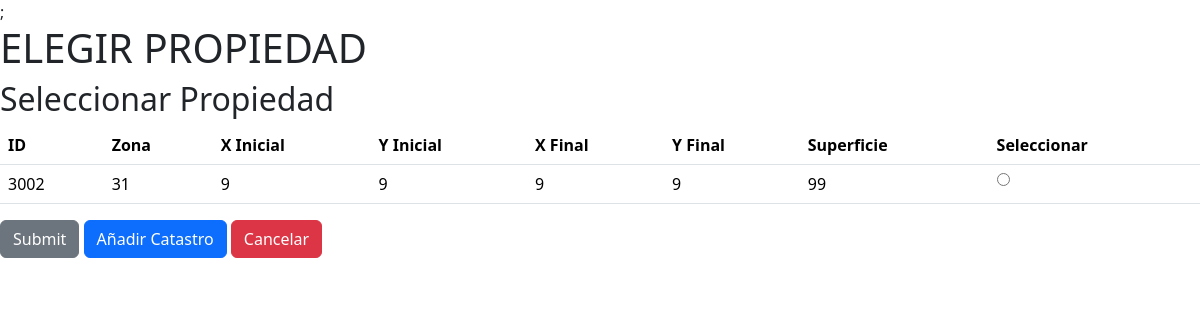
Screenshot of /2/con_fun/seleccionar.php?ci=0000 with the database file from the repository.
### tables this page shows
CREATE TABLE `catastro` (
  `id` varchar(15) NOT NULL,
  `zona` varchar(50) NOT NULL,
  `x_ini` varchar(20) NOT NULL,
  `y_ini` varchar(20) NOT NULL,
  `x_fin` varchar(20) NOT NULL,
  `y_fin` varchar(20) NOT NULL,
  `superficie` varchar(20) NOT NULL,
  `ci` varchar(20) NOT NULL,
  `distrito` varchar(50) NOT NULL
);

### 2/con_fun/seleccionar.php (the view, shortened to what this page needs)
<?php
include("../con_bd.php");
$ci = $_GET["ci"];
$sql_catastro = "SELECT * FROM catastro WHERE ci = '$ci'";
$resultado_catastro = $conn->query($sql_catastro);
?>
<html>
<head>
    <link href="https://cdn.jsdelivr.net/npm/bootstrap@5.3.3/dist/css/bootstrap.min.css" rel="stylesheet">
</head>
<body>
    <h1>ELEGIR PROPIEDAD</h1>
    <form action="editar.php" method="GET">
        <h2>Seleccionar Propiedad</h2>
        <table class="table">
            <thead>
                <tr>
                    <th>ID</th>
                    <th>Zona</th>
                    <th>X Inicial</th>
                    <th>Y Inicial</th>
                    <th>X Final</th>
                    <th>Y Final</th>
                    <th>Superficie</th>
                    <th>Seleccionar</th>
                </tr>
            </thead>
            <tbody>
                <?php if ($resultado_catastro->num_rows > 0): ?>
                    <?php while ($row = $resultado_catastro->fetch_assoc()): ?>
                        <tr>
                            <td><?php echo $row['id']; ?></td>
                            <td><?php echo $row['zona']; ?></td>
                            <td><?php echo $row['x_ini']; ?></td>
                            <td><?php echo $row['y_ini']; ?></td>
                            <td><?php echo $row['x_fin']; ?></td>
                            <td><?php echo $row['y_fin']; ?></td>
                            <td><?php echo $row['superficie']; ?></td>
                            <td>
                                <input type="radio" name="id_catastro" value="<?php echo $row['id']; ?>" required>
                            </td>
                        </tr>
                    <?php endwhile; ?>
                <?php endif; ?>
            </tbody>
        </table>
        <?php if ($resultado_catastro->num_rows > 0): ?>
            <input type="submit" class='btn btn-secondary' />
        <?php endif; ?>
        <button type="button" class="btn btn-primary" onclick="mostrarFormulario()">Añadir Catastro</button>
        <a class='btn btn-danger' href='dash.php'>Cancelar</a>
    </form>
</body>
</html>

### rows the page displays
catastro: id "3002", zona "31", x_ini "9", y_ini "9", x_fin "9", y_fin "9", superficie "99"
